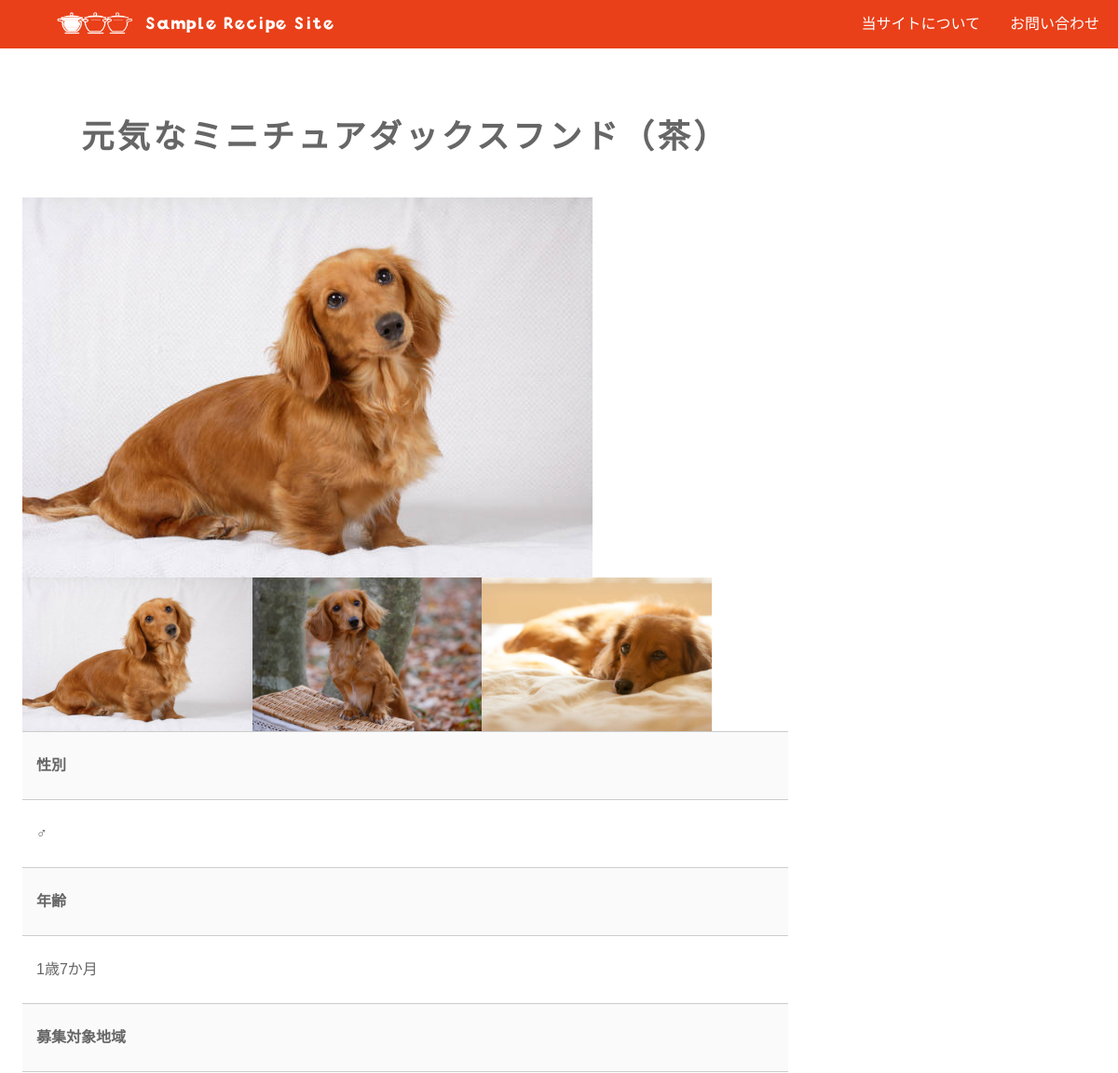
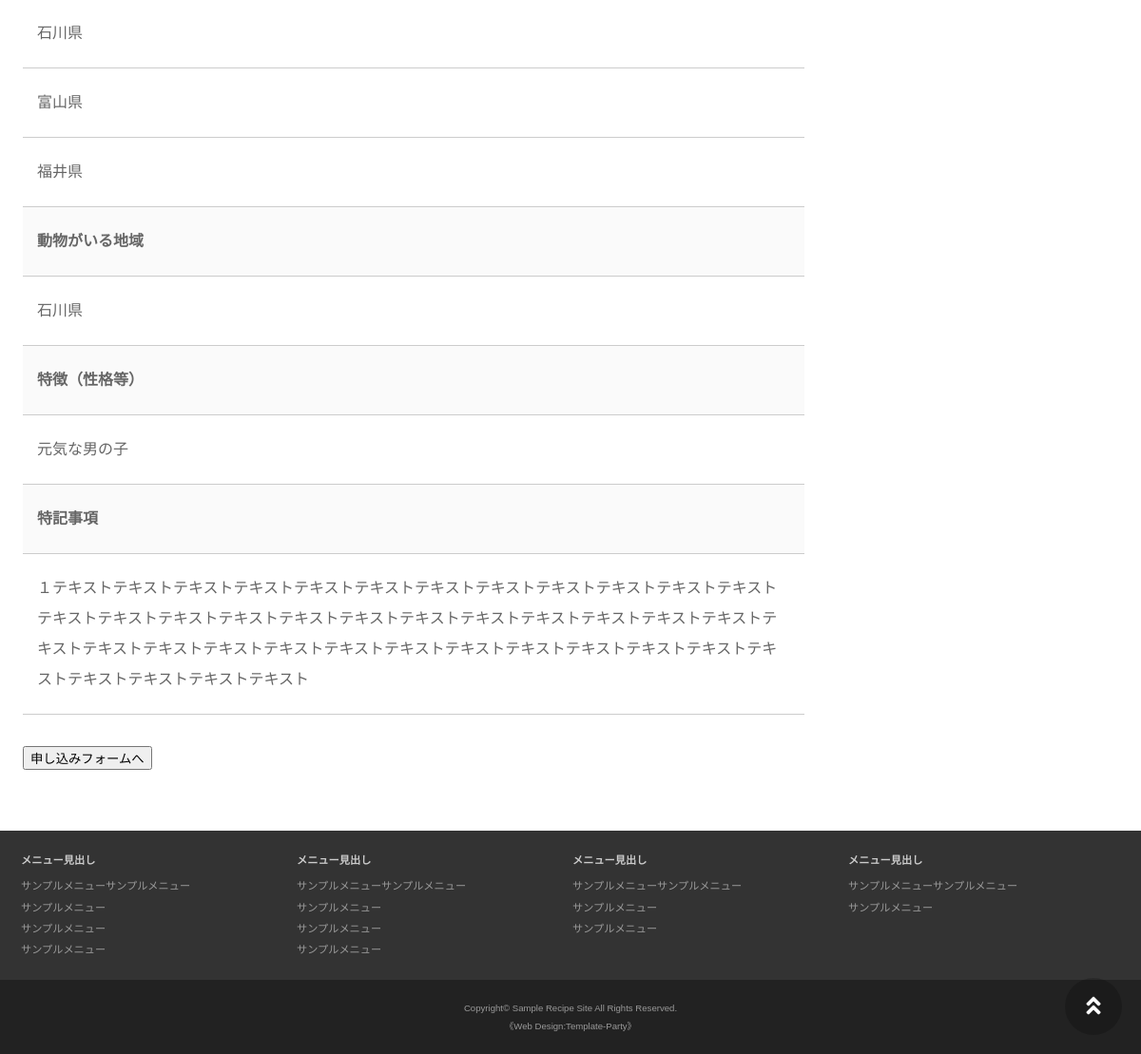
Screenshot of /kfc_template/recruit_detail.php?animal_id=1 with the database file from the repository (2 pictures, top to bottom).
### tables this page shows
CREATE TABLE `animal` (
  `animal_id` int(20) UNSIGNED NOT NULL,
  `title` varchar(40) NOT NULL,
  `image_1` varchar(40) NOT NULL,
  `image_2` varchar(40) NOT NULL,
  `image_3` varchar(40) NOT NULL,
  `kind` varchar(40) NOT NULL,
  `gender` varchar(20) DEFAULT NULL,
  `age` varchar(20) NOT NULL,
  `area_1` varchar(40) NOT NULL,
  `area_2` varchar(40) DEFAULT NULL,
  `area_3` varchar(40) DEFAULT NULL,
  `animal_area` varchar(40) NOT NULL,
  `animal_character` varchar(40) DEFAULT NULL,
  `other` varchar(500) DEFAULT NULL,
  `user_id` varchar(40) NOT NULL
);

### kfc_template/recruit_detail.php (the view, shortened to what this page needs)
<?php
require_once("./lib/util.php");
$user = 'username';
$password = 'kfc';
$dbName = 'shotohlcd31_ kfc';
$host = 'localhost';
$dsn = "mysql:host={$host};dbname={$dbName};charset=utf8";
?>
<?php include('parts/header.php'); ?>
<div id="container">
  <main>
    <?php
    if (!empty($_GET['animal_id'])) {
      $animal_id = $_GET['animal_id'];
    } else {
      echo "<p>無効な掲載IDです。</p>";
      echo "<a href='recruit.php'><button>里親募集ページに戻る</button></a><br>";
      exit();
    }
    try {
      $pdo = new PDO($dsn, $user, $password);
      $pdo->setAttribute(PDO::ATTR_EMULATE_PREPARES, false);
      $pdo->setAttribute(PDO::ATTR_ERRMODE, PDO::ERRMODE_EXCEPTION);
      if (!empty($animal_id)) {
        $sql = "SELECT * FROM animal WHERE animal_id = :animal_id ";
        $stm = $pdo->prepare($sql);
        $stm->bindValue(':animal_id', $animal_id, PDO::PARAM_STR);
        $stm->execute();
        $result = $stm->fetchAll(PDO::FETCH_ASSOC);
      }
    } catch (Exception $e) {
      echo '<span class ="error">エラーがありました</span><br>';
      echo $e->getMessage();
      exit();
    }
    ?>
    <?php
    if (isset($result)) {
      foreach ($result as $row) {
        echo <<<"EOL"
  <div>
  <h2>{$row['title']}</h2>
  <div>
  <img src="./images/animal_photo/{$row['image_1']}" alt="{$row['kind']}">
  <div style="display:flex">
  <img src="./images/animal_photo/{$row['image_1']}" alt="{$row['kind']}" style="width: 30%;">
  <img src="./images/animal_photo/{$row['image_2']}" alt="{$row['kind']}"style="width: 30%;">
  <img src="./images/animal_photo/{$row['image_3']}" alt="{$row['kind']}"style="width: 30%;">
  </div>
  </div>
  <table class='ta1'>
    <tr><th>性別</th></tr>
    <tr><td>{$row['gender']}</td></tr>
    <tr><th>年齢</th></tr>
    <tr><td>{$row['age']}</td></tr>
    <tr><th>募集対象地域</th></tr>
    <tr><td>{$row['area_1']}</td></tr>
    <tr><td>{$row['area_2']}</td></tr>
    <tr><td>{$row['area_3']}</td></tr>
    <tr><th>動物がいる地域</th></tr>
    <tr><td>{$row['animal_area']}</td></tr>
    <tr><th>特徴（性格等）</th></tr>
    <tr><td>{$row['animal_character']}</td></tr>
    <tr><th>特記事項</th></tr>
    <tr><td>{$row['other']}</td></tr>
  </table>
  </div>
  EOL;
      }
    }
    ?>
    <form action="./recruit_form.php" method="POST">
      <input type="submit" name="submit" value="申し込みフォームへ">
    </form>
  </main>
</div>
<?php include('parts/footer.php'); ?>

### kfc_template/parts/header.php (shortened to what this page needs)
<!DOCTYPE html>
<html lang="ja">
<head>
  <link rel="stylesheet" href="css/style.css">
</head>
<body>
  <header>
    <h1 id="logo"><a href="index.html"><img src="images/logo.png" alt="Sample Recipe Site"></a></h1>
    <ul>
      <li><a href="about.html">当サイトについて</a></li>
      <li><a href="contact.html">お問い合わせ</a></li>
    </ul>
  </header>

### kfc_template/parts/footer.php (shortened to what this page needs)
<div id="footermenu">
<ul>
<li class="title">メニュー見出し</li>
<li><a href="#">サンプルメニューサンプルメニュー</a></li>
<li><a href="#">サンプルメニュー</a></li>
<li><a href="#">サンプルメニュー</a></li>
<li><a href="#">サンプルメニュー</a></li>
</ul>
<ul>
<li class="title">メニュー見出し</li>
<li><a href="#">サンプルメニューサンプルメニュー</a></li>
<li><a href="#">サンプルメニュー</a></li>
<li><a href="#">サンプルメニュー</a></li>
<li><a href="#">サンプルメニュー</a></li>
</ul>
<ul>
<li class="title">メニュー見出し</li>
<li><a href="#">サンプルメニューサンプルメニュー</a></li>
<li><a href="#">サンプルメニュー</a></li>
<li><a href="#">サンプルメニュー</a></li>
</ul>
<ul>
<li class="title">メニュー見出し</li>
<li><a href="#">サンプルメニューサンプルメニュー</a></li>
<li><a href="#">サンプルメニュー</a></li>
</ul>
</div>
<footer>
<small>Copyright&copy; <a href="index.html">Sample Recipe Site</a> All Rights Reserved.</small>
<span class="pr"><a href="https://template-party.com/" target="_blank">《Web Design:Template-Party》</a></span>
</footer>
<div class="pagetop"><a href="#"><i class="fas fa-angle-double-up"></i></a></div>
</body>
</html>

### kfc_template/css/style.css (style rules this page uses)
html,body { margin: 0;padding: 0; font-size: 13px; }
body { font-family: "ヒラギノ丸ゴ Pro", "Hiragino Maru Gothic Pro", "メイリオ", Meiryo, Osaka, "ＭＳ Ｐゴシック", "MS PGothic", sans-serif; -webkit-text-size-adjust: none; background: #fff; color: #666; line-height: 2; overflow-x: hidden; }
table { border-collapse:collapse; }
img { border: none;max-width: 100%;height: auto;vertical-align: middle; }
ul, ol { margin-bottom: 30px; }
a { color: #666; transition: 0.3s; }
#container { margin: 5% 2%; display: flex; justify-content: space-between; }
header { background: #e94019; color: #fff; display: flex; justify-content: space-between; padding: 10px 20px; }
header a { color: #fff; text-decoration: none; }
header #logo { margin: 0;line-height: 0; width: 300px; margin-left: 40px; }
header ul { margin: 0; padding: 0; list-style: none; display: flex; }
header ul a { margin-left: 2em; }
main h2 { margin: 0; margin: 0 0 30px; letter-spacing: 0.1em; text-align: center; font-size: 2.2em; }
#footermenu { background: #333; color: #999; font-size: 0.7em; display: flex; justify-content: space-between; align-items: flex-start; padding: 20px; }
#footermenu a { text-decoration: none; color: #999; }
#footermenu ul { margin: 0; padding: 0 2px; flex: 1; list-style: none; }
#footermenu .title { font-weight: bold; color: #ccc; padding-bottom: 5px; }
footer small { font-size: 100%; }
footer { font-size: 0.6em; background: #222; color: #999; text-align: center; padding: 20px; }
footer a { color: #999;text-decoration: none; }
footer .pr { display: block; }
.ta1 { border-top: 1px solid #ccc; width: 100%; margin: 0 auto 30px; }
.ta1 tr { border-bottom: 1px solid #ccc; }
.ta1 th, .ta1 td { padding: 10px 5px; word-break: break-all; }
.ta1 th { width: 30%; text-align: left; background: #fafafa; }
.pagetop a { display: block;text-decoration: none;text-align: center;z-index: 99; background: rgba(0,0,0,0.2); position: fixed; right: 20px; bottom: 20px; color: #fff; font-size: 1.5em; width: 60px; line-height: 60px; border-radius: 50%; }
@media screen and (min-width:900px) { html, body { font-size: 16px; } }
@media screen and (min-width:900px) { main { width: calc(100% - 230px); order: 2; } }
@media screen and (min-width:900px) { .ta1 th, .ta1 td { padding: 20px 15px; } }
@media screen and (min-width:900px) { .ta1 th { width: 20%; } }
@media screen and (min-width:1200px) { main { width: calc(100% - 330px); } }

### kfc_template/css/print.css (style rules this page uses)
header, #menubar, #footermenu { display: none !important; }

### rows the page displays
animal: title "元気なミニチュアダックスフンド（茶）", image_1 (picture), image_2 (picture), image_3 (picture), gender "♂", age "1歳7か月", area_1 "石川県", area_2 "富山県", area_3 "福井県", animal_area "石川県", animal_character "元気な男の子", other "１テキストテキストテキストテキストテキストテキストテキストテキストテキストテキストテキストテキストテキストテキストテキストテキストテキストテキストテキストテキストテキストテキストテキストテキストテキストテキストテキストテキストテキストテキストテキストテキストテキストテキストテキストテキストテキストテキストテキストテキストテキスト"
